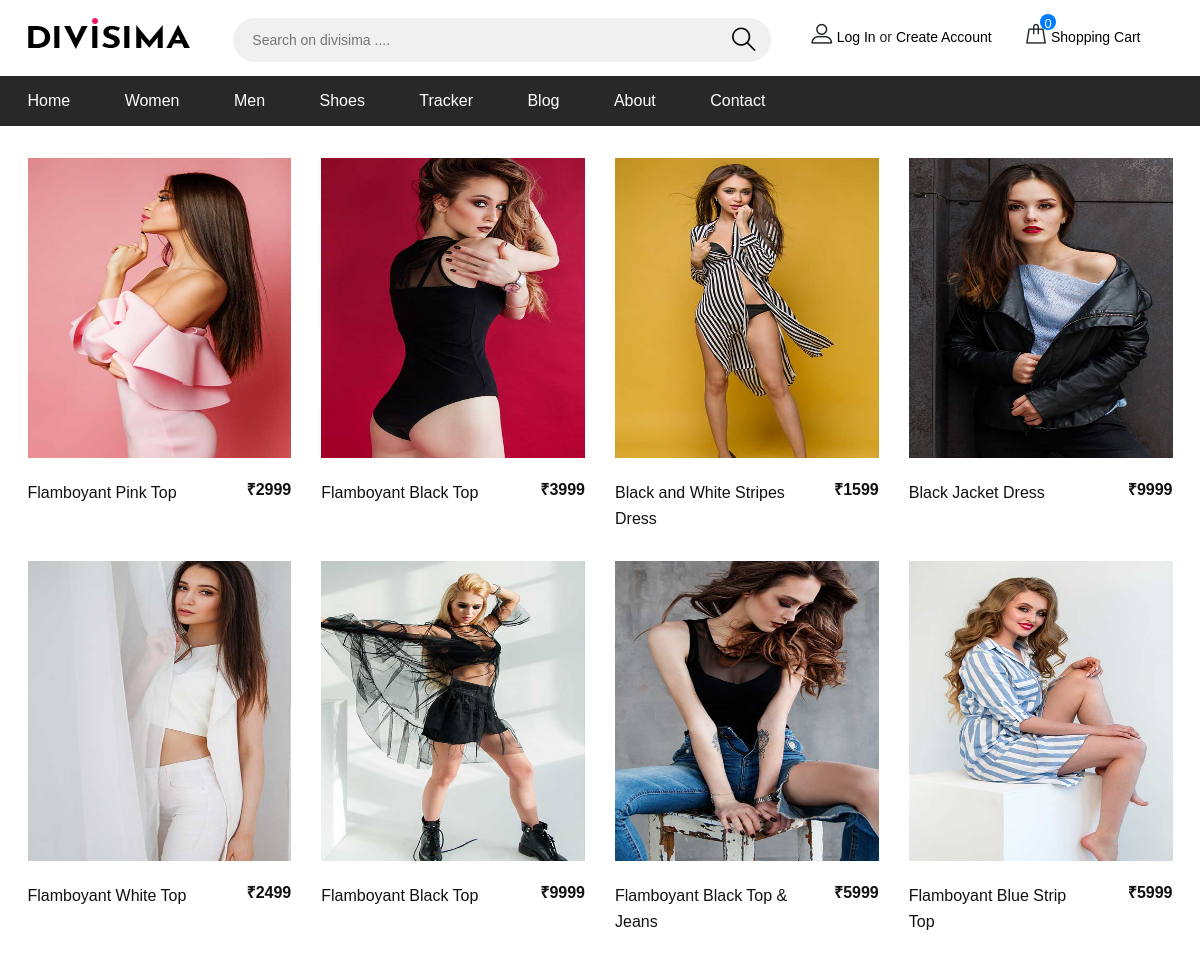
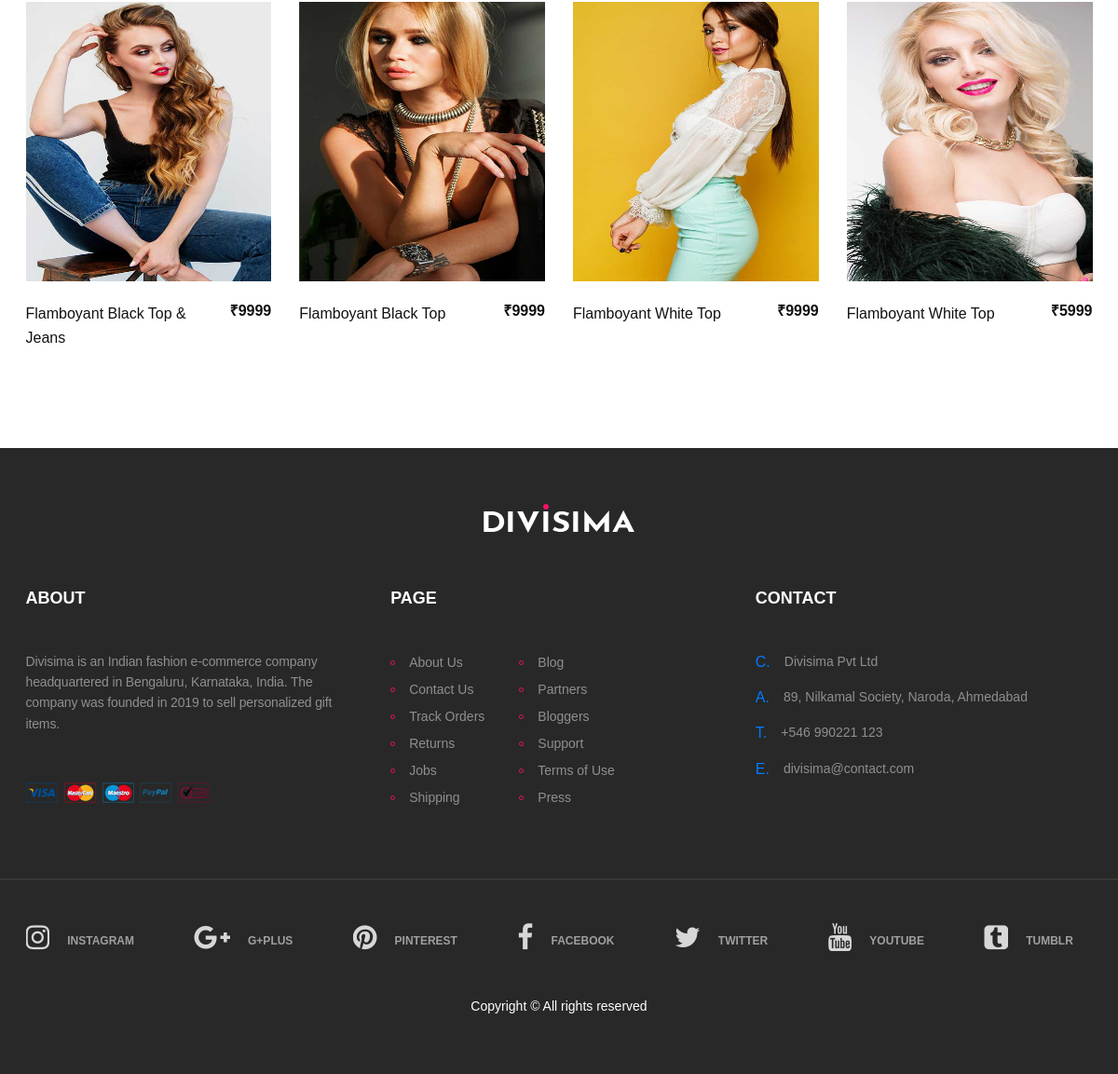
The app's page /category/Women with its own data (2 pictures, top to bottom).
### shop/models.py (models this page shows, shortened)
class Product(models.Model):
    product_name = models.CharField(max_length=50)
    cate = models.CharField(max_length=50, default="", blank=True)
    subcate = models.CharField(max_length=50, default="", blank=True)
    img = models.ImageField(upload_to='shop/images',default="")
    price = models.CharField(max_length=20, default="")
    desc = models.TextField(max_length=1000, blank=True)
    pub_date = models.DateField()

### shop/views.py (the view)
# urls.py: path('category/<str:cate>', views.category, name='category'),
def category(request, cate):
    prod = Product.objects.filter(cate=cate)
    context = {'cate':cates, 'prod':prod,'cate_name':cate}
    return render(request, 'shop/category.html', context)

### shop/templates/shop/category.html (shortened to what this page needs)
{% extends 'shop/layout.html' %}
{% load static %}
{% block content %}
<section class="product-filter-section my-4">
    <div class="container">
        <div class="row">
            {% for i in prod %}
            <div class="col-lg-3 col-sm-6 my-2">
                <div class="product-item">
                    <div class="pi-pic">
                        <a target="_blank" href="/shop/product/{{i.id}}">
                            <div id="imgpr{{i.id}}">
                                <img src="{{i.img.url}}" height="300" width="300" alt="">
                            </div>
                        </a>
                    </div>
                    <div class="pi-text">
                        <h6 id="pricepr{{i.id}}">{{i.price}}</h6>
                        <a id="namepr{{i.id}}" target="_blank" href="/shop/product/{{i.id}}">
                            <p>{{i.product_name}}</p>
                        </a>
                    </div>
                </div>
            </div>
            {% endfor %}
        </div>
    </div>
</section>
{% endblock %}

### shop/static/css/style.css (style rules this page uses)
html, body { height: 100%; font-family: 'Josefin Sans', sans-serif; -webkit-font-smoothing: antialiased; font-smoothing: antialiased; }
h1, h2, h3, h4, h5, h6 { margin: 0; color: #111111; font-weight: 600; }
h6 { font-size: 16px; }
p { font-size: 14px; color: #585858; line-height: 1.6; }
img { max-width: 100%; }
.product-item .pi-pic { position: relative; display: block; }
.product-item .pi-text { padding-top: 22px; height: 87px; }
.product-item .pi-text h6 { float: right; padding-left: 40px; overflow: hidden; font-weight: 700; color: #111111; }
.product-item .pi-text p { font-size: 16px; color: #111111; margin-bottom: 0; }
.product-filter-section { padding-bottom: 60px; }
@media (min-width: 1200px) { .container { max-width: 1175px; } }

### shop/static/css/popcart.css (style rules this page uses)
*, *:before, *:after { box-sizing: border-box; }

### records on screen
Product: img (picture), price "₹2999", product_name "Flamboyant Pink Top"
Product: img (picture), price "₹3999", product_name "Flamboyant Black Top"
Product: img (picture), price "₹1599", product_name "Black and White Stripes Dress"
Product: img (picture), price "₹9999", product_name "Black Jacket Dress"
Product: img (picture), price "₹2499", product_name "Flamboyant White Top"
Product: img (picture), price "₹9999", product_name "Flamboyant Black Top"
Product: img (picture), price "₹5999", product_name "Flamboyant Black Top & Jeans"
Product: img (picture), price "₹5999", product_name "Flamboyant Blue Strip Top"
Product: img (picture), price "₹9999", product_name "Flamboyant Black Top & Jeans"
Product: img (picture), price "₹9999", product_name "Flamboyant Black Top"
Product: img (picture), price "₹9999", product_name "Flamboyant White Top"
Product: img (picture), price "₹5999", product_name "Flamboyant White Top"

### other values on screen
{{ i }} "Women" "Men" "Shoes"
